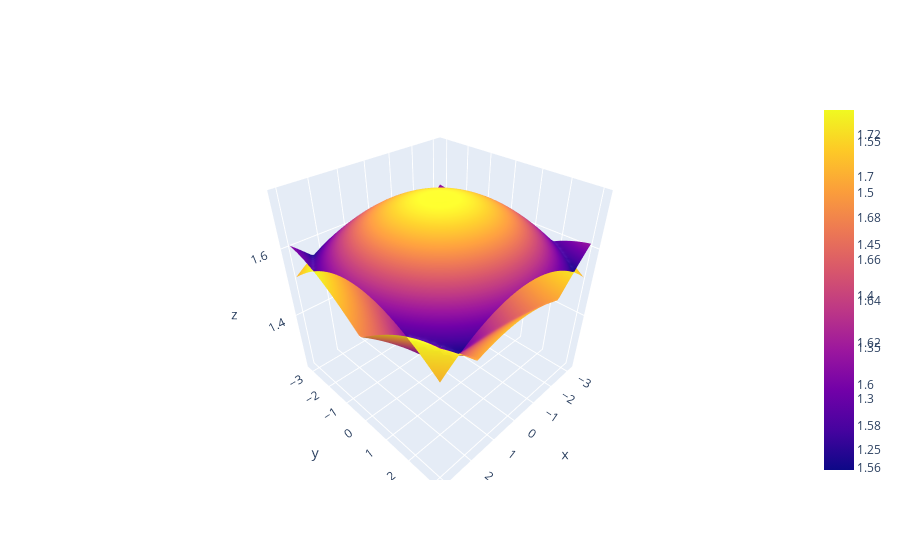

Source (notebook cell):
### Markdown cell above
# Dispersion relation

### Code cell
import plotly.graph_objects as go


fig = go.Figure(data=[go.Surface(z=ws[:, :, i], x=hl.qxs, y=hl.qys) for i in [7, 8]])
fig.show()
